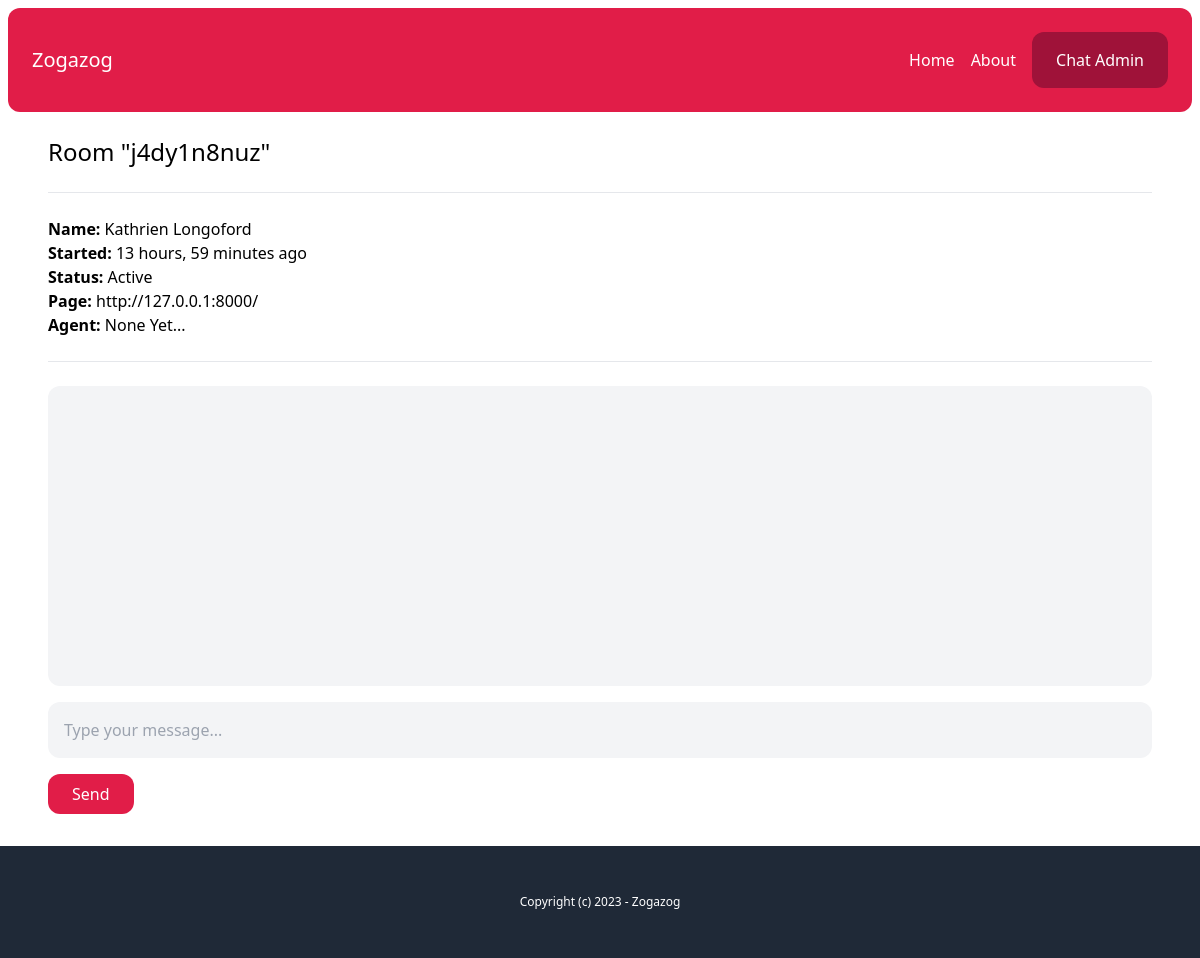
/chat-room/j4dy1n8nuz/ (signed in), run on the app's committed database.
### chat/models.py (models this page shows, shortened)
class Room(models.Model):
    WAITING = 'waiting'
    ACTIVE = 'active'
    CLOSED = 'closed'
    CHOICES_STATUS = (
        (WAITING, 'Waiting'),
        (ACTIVE, 'Active'),
        (CLOSED, 'Closed'),
    )
    uuid = models.CharField(_("UUID"), max_length=255)
    client = models.CharField(_("Client"), max_length=255)
    agent = models.ForeignKey(User, related_name='rooms',blank=True,null=True, on_delete=models.SET_NULL)
    messages = models.ManyToManyField(Message, blank=True)
    url = models.CharField(_("URL"), max_length=255,blank=True,null=True)
    status = models.CharField(_("STATUS"), max_length=20,choices=CHOICES_STATUS,default=WAITING)
    created_at = models.DateTimeField(_("Created At"), auto_now=False, auto_now_add=True)
    class Meta:
        ordering = ('-created_at',)

### chat/views.py (the view)
# urls.py: path('chat-room/<str:uuid>/', views.room, name="chat-room"),
@login_required
def room(request,uuid):
    room = Room.objects.get(uuid=uuid)
    if room.status == Room.WAITING:
        room.status = Room.ACTIVE
        room.agent = request.user
        room.save()
    return render(request, 'chat/room.html', {'room': room})

### chat/templates/chat/room.html (shortened to what this page needs)
{% extends "core/base.html" %}
{% load static %}
{% load chatextras %}
{% block content %}
    <h1 class="text-2xl">Room "{{room.uuid}}"</h1>
    <hr class="my-6">
    <p class="mb-6">
        <b>Name: </b> {{room.client}} <br>
        <b>Started: </b> {{room.created_at|timesince}} ago <br>
        <b>Status: </b> {{room.get_status_display}} <br>
        <b>Page: </b> {{room.url}} <br>
        <b>Agent: </b> {% firstof room.created_by.name 'None Yet...'  %} <br>
    </p>
    <hr class="mb-6">
    <div id="chat_log" class="mb-4 p-4 bg-gray-100 rounded-xl overflow-scroll flex flex-col flex-grow h-[300px]">
    </div>
    {% if room.status == 'active' %}
        <input type="text" name="body" id="chat_message_input" class="w-full mb-4 p-4 bg-gray-100 rounded-xl" placeholder="Type your message...">
        <button id="chat_message_submit" class="py-2 px-6 bg-rose-600 text-white rounded-xl">Send</button>
    {% endif %}
{% endblock content %}

### data on the page
Room: uuid "j4dy1n8nuz", client "Kathrien Longoford", created_at "13 hours, 59 minutes", status "Active", url "http://127.0.0.1:8000/"
